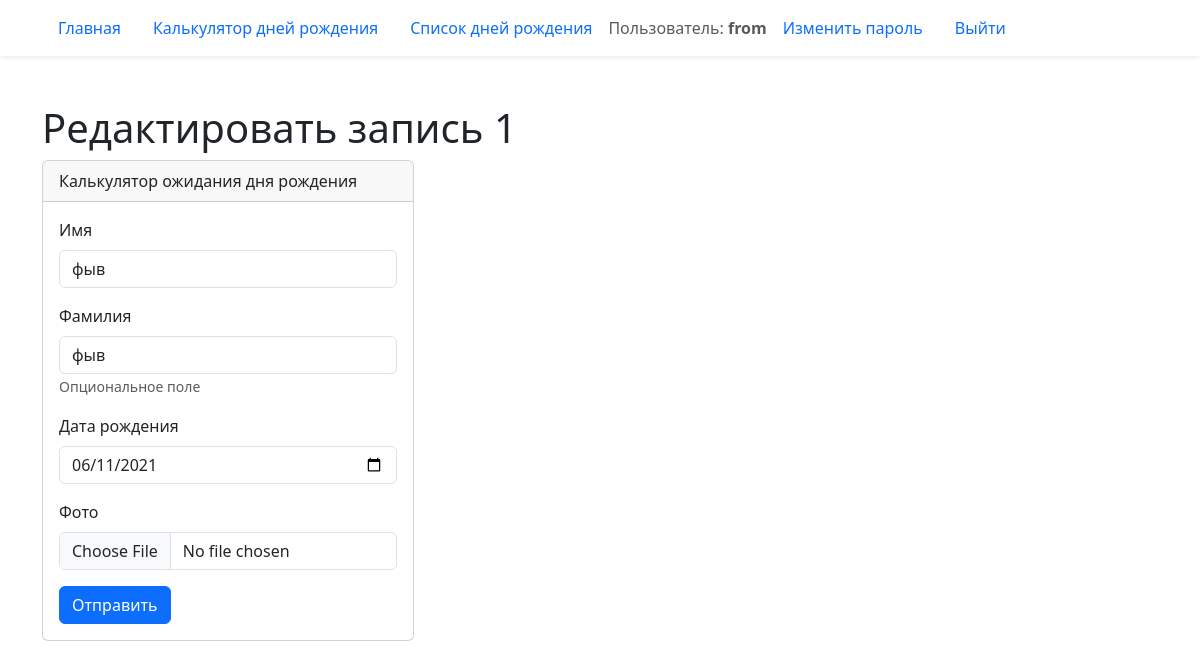
/birthday/1/edit/ (signed in), run on the app's committed database.
### birthday/models.py (models this page shows, shortened)
class Birthday(models.Model):
    first_name = models.CharField('Имя', max_length=20)
    last_name = models.CharField(
        'Фамилия', max_length=20, help_text='Опциональное поле', blank=True
    )
    birthday = models.DateField('Дата рождения', validators=(real_age,))
    image = models.ImageField('Фото', blank=True)
    author = models.ForeignKey(
        User,
        verbose_name='Автор записи',
        on_delete=models.CASCADE,
        null=True,
    )
    class Meta:
        constraints = (
            models.UniqueConstraint(
                fields=('first_name', 'last_name', 'birthday'),
                name='Unique person constraint',
            ),
        )

### birthday/views.py (the view)
# urls.py: path('<int:pk>/edit/', views.BirthdayUpdateView.as_view(), name='edit'),
class BirthdayUpdateView(LoginRequiredMixin, UpdateView):
    model = Birthday
    form_class = BirthdayForm
    template_name = 'birthday/birthday.html'

### birthday/forms.py (shortened to what this page needs)
class BirthdayForm(forms.ModelForm):
    class Meta:
        model = Birthday
        exclude = ('author',)
        widgets = {
            'birthday': forms.DateInput(attrs={'type': 'date'}),
            'image': forms.ClearableFileInput(attrs={'accept': 'image/*'}),
        }

### templates/birthday/birthday.html (shortened to what this page needs)
{% extends "base.html" %}
{% load django_bootstrap5 %}
{% block content %}
  {% with data=form.instance %}
    {% if "/edit/" in request.path %}
      <h1>Редактировать запись {{ data.pk }}</h1>
    {% elif "/delete/" in request.path %}
      <h1>Удалить запись {{ data.pk }}</h1>
    {% else %}
      <h1>Создать запись</h1>
    {% endif %}
    <div class="card col-4">
      <div class="card-header">
        Калькулятор ожидания дня рождения
      </div>
      <div class="card-body">
        <form method="post">
          {% if not "/delete/" in request.path %}
            {% bootstrap_form form %}
          {% else %}
            <p>{{ data.first_name }} {{ data.last_name }}</p>
            <p>{{ data.birthday }}</p>
          {% endif %}
          {% bootstrap_button button_type="submit" content="Отправить" %}
        </form>
      </div>
    </div>
  {% endwith %}
{% endblock %}

### templates/includes/header.html (shortened to what this page needs)
<header>
  <nav class="navbar shadow-sm">
    <div class="container">
      {% with request.resolver_match.view_name as view_name %}
        <ul class="nav nav-pills">
          <li class="nav-item">
            <a class="nav-link {% if view_name == 'pages:homepage' %} active {% endif %}"
              href="{% url 'pages:homepage' %}">
              Главная
            </a>
          </li>
          <li class="nav-item">
            <a class="nav-link {% if view_name == 'birthday:create' %} active {% endif %}"
              href="{% url 'birthday:create' %}">
              Калькулятор дней рождения
            </a>
          </li>
          <li class="nav-item">
            <a class="nav-link {% if view_name == 'birthday:list' %} active {% endif %}" href="{% url 'birthday:list' %}">
              Cписок дней рождения
            </a>
          </li>
          {% if user.is_authenticated %}
            <span class="navbar-text">Пользователь: <b>{{ user.username }}</b></span>
            <li class="nav-item">
              <a class="nav-link{% if view_name == 'password_change' %} active {% endif %}"
                href="{% url 'password_change' %}">Изменить пароль</a>
            </li>
            <li class="nav-item">
              <a class="nav-link" href="{% url 'logout' %}">Выйти</a>
            </li>
          {% endif %}
        </ul>
      {% endwith %}
    </div>
  </nav>
</header>

### data on the page
Birthday: pk "1", first_name "фыв", last_name "фыв", birthday "06/11/2021"

### other printed values
{{ user.username }} "from"
